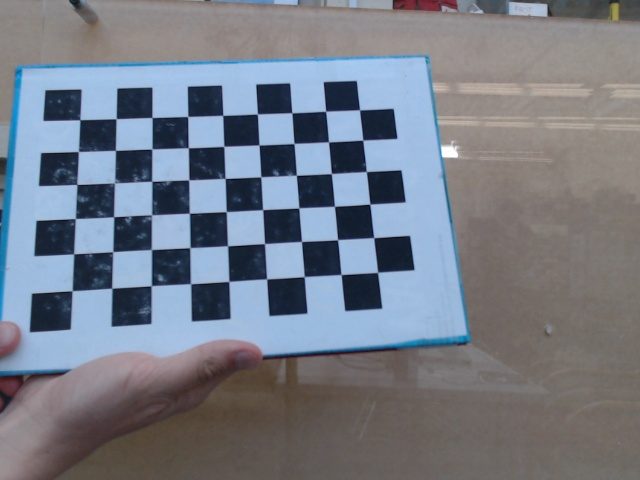
#> input picture Dinamica.de.Robots/Practicas/Practica1/PsocRos/ros-spine-control/src/opencv_work/scripts/frame1.jpg, 640 x 480 px
$ python fisheye.py frame1.jpg   (Python 2 division)
#> lines starting #> are read from the running program, lines starting #| are printed output that depends on the picture; long printed decimals are rounded
#!/usr/bin/python2.7

# fisheye.py
# Program to determine the required K and D matrices for cv2.fisheye function,
# using a collection of previously supplied checkerboard images captured from fisheye_img_cap.py,
# and then undistort the web cam video using those matrices
# Source: https://medium.com/@kennethjiang/calibrate-fisheye-lens-using-opencv-333b05afa0b0

# NOTE: Calibration images must be in the same folder as the fisheye.py program

import cv2
import numpy as np
import os
import glob
import rospy
import sys
import random
import imutils


# checkerboard image dimensions per above reference
CHECKERBOARD = (6, 9)
DIM = (640, 480)
# video source: 0=laptop webcam,1=external usb camera
VID = 1
PIX_W = 1500


def calibrate():

    print('[START OF CALIBRATION]')

    subpix_criteria = (cv2.TERM_CRITERIA_EPS + cv2.TERM_CRITERIA_MAX_ITER, 30, 0.1)

    # prepare object points, like (0,0,0), (1,0,0), (2,0,0) ....,(6,5,0)
    objp = np.zeros((1, CHECKERBOARD[0] * CHECKERBOARD[1], 3), np.float32)
    objp[0, :, :2] = np.mgrid[0:CHECKERBOARD[0], 0:CHECKERBOARD[1]].T.reshape(-1, 2)
    _img_shape = None
    objpoints = []  # 3d point in real world space
    imgpoints = []  # 2d points in image plane.

    # images = glob.glob('*.jpg')
    images = glob.glob(os.path.dirname(os.path.abspath(__file__)) + '/*.jpg')

    for fname in images:
        # print fname
        img = cv2.imread(fname)
#> img is the input picture: shape (480, 640, 3); mean B, G, R 134.6, 123.6, 117.8
        # print type(fname)
        if _img_shape == None:
            _img_shape = img.shape[:2]
        else:
            assert _img_shape == img.shape[:2], "All images must share the same size."
        gray = cv2.cvtColor(img, cv2.COLOR_BGR2GRAY)
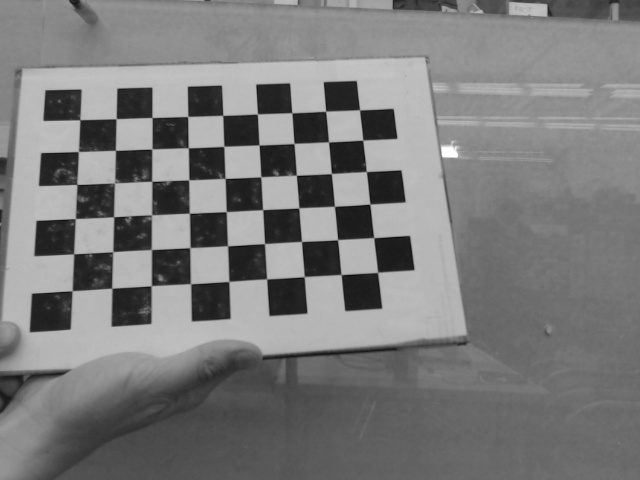
#> gray: shape (480, 640); min 9, max 255, mean 123.1
        # Find the chess board corners
        ret, corners = cv2.findChessboardCorners(gray, CHECKERBOARD,
                                                 cv2.CALIB_CB_ADAPTIVE_THRESH +
                                                 cv2.CALIB_CB_FAST_CHECK +
                                                 cv2.CALIB_CB_NORMALIZE_IMAGE)
#> ret = True; corners = 54 rows, first 8: [72.03, 290.9], [73.71, 253.9], [75.36, 218.5], [77.02, 184.5], [78.28, 151.6], [79.91, 119.8], [111.8, 288.3], [112.8, 251.6]

        # If found, add object points, image points (after refining them)
        if ret == True:
            objpoints.append(objp)
            cv2.cornerSubPix(gray, corners, (3, 3), (-1, -1), subpix_criteria)
            imgpoints.append(corners)
#> pass 2 of the loop in calibrate, `for fname in images:`:
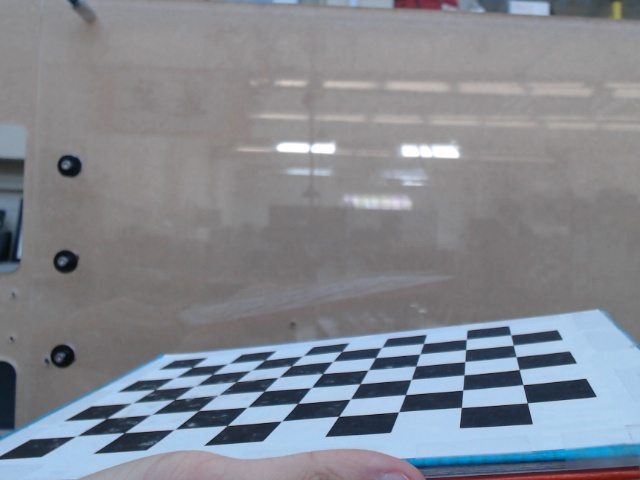
#> input picture Dinamica.de.Robots/Practicas/Practica1/PsocRos/ros-spine-control/src/opencv_work/scripts/frame10.jpg, 640 x 480 px
#> in calibrate, img is the input picture: shape (480, 640, 3); mean B, G, R 144.4, 136.3, 131.6
#> in calibrate, `gray = cv2.cvtColor(img, cv2.COLOR_BGR2GRAY)`:
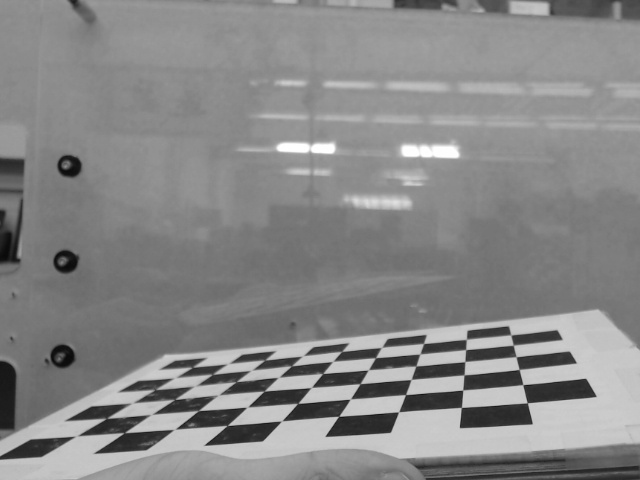
#> gray: shape (480, 640); min 9, max 255, mean 135.9
#> in calibrate, `ret, corners = cv2.findChessboardCorners(gray, CHECKERBOARD, cv2.CALIB..`: ret = False; corners = None

    N_OK = len(objpoints)
    K = np.zeros((3, 3))
    D = np.zeros((5, 1))
    rvecs = [np.zeros((1, 1, 3), dtype=np.float64) for i in range(N_OK)]
    tvecs = [np.zeros((1, 1, 3), dtype=np.float64) for i in range(N_OK)]
    ret, K, D, rvecs, tvecs = cv2.calibrateCamera(objpoints, imgpoints, gray.shape[::-1], None, None)
#> ret = 0.176; K = [[593.5, 0, 321.9], [0, 597.7, 267.1], [0, 0, 1]]; D = [[0.188, -0.767, -0.00308, 0.00644, 1.39]]; rvecs = ([-0.2, -0.314, -1.63],); tvecs = ([-6.45, 0.609, 15.44],)

    print("Found " + str(N_OK) + " valid images for calibration")
    print("DIM=" + str(_img_shape[::-1]))
#| DIM=(640, 480)
    print("K = np.array(" + str(K.tolist()) + ")")
#| K = np.array([[593.460, 0.0, 321.886], [0.0, 597.730, 267.108], [0.0, 0.0, 1.0]])
    print("D = np.array(" + str(D.tolist()) + ")")
#| D = np.array([[0.1879, -0.7674, -0.00308, 0.006441, 1.391]])

    mean_error = 0
    for i in xrange(len(objpoints)):
        imgpoints2, _ = cv2.projectPoints(objpoints[i], rvecs[i], tvecs[i], K, D)
        error = cv2.norm(imgpoints[i], imgpoints2, cv2.NORM_L2) / len(imgpoints2)
        mean_error += error
#> this loop made 1 pass
#> (error, mean_error) on pass 1: (0.024, 0.024)
#> after the loop, mean_error = 0.024
    print("total error: {}".format(mean_error / len(objpoints)))
#| total error: 0.02399
    print('[CALIBRATION COMPLETE]')

    return{'D': D, 'K': K}


def undistort(K, D, frame):

    # # TESTING: taken out when integrated into main tracking program
    # vs = cv2.VideoCapture(VID)

    # while not rospy.is_shutdown():

        # # TESTING: read current web cam frame
        # img = vs.read()[1]

    h, w = frame.shape[:2]
    newcameramtx, roi = cv2.getOptimalNewCameraMatrix(K, D, (w, h), 1, (w, h))

    # undistort
    dst = cv2.undistort(frame, K, D, None, newcameramtx)

    # [17 lines of commented-out code are left out]

    return(dst)


def test(K, D):
    # test function to re-distort and then un-distort the re-distorted image

    vs = cv2.VideoCapture(VID)

    # generate new distortion matrix
    D_dist = np.zeros((5, 1))
    for i in range(len(D)):
        D_dist[i] = random.random()

    while not rospy.is_shutdown():

        # read current web cam frame
        img = vs.read()[1]
        h, w = img.shape[:2]

        newcameramtx_dist, roi = cv2.getOptimalNewCameraMatrix(K, D_dist, (w, h), 1, (w, h))

        # distort input image with random D matrix
        dst = cv2.undistort(img, K, D_dist, None, newcameramtx_dist)

        # caluclate new K and D matrices for distorted image
        subpix_criteria = (cv2.TERM_CRITERIA_EPS + cv2.TERM_CRITERIA_MAX_ITER, 30, 0.1)

        # prepare object points, like (0,0,0), (1,0,0), (2,0,0) ....,(6,5,0)
        objp_dst = np.zeros((1, CHECKERBOARD[0] * CHECKERBOARD[1], 3), np.float32)
        objp_dst[0, :, :2] = np.mgrid[0:CHECKERBOARD[0], 0:CHECKERBOARD[1]].T.reshape(-1, 2)
        _img_shape = None
        objpoints_dst = []  # 3d point in real world space
        imgpoints_dst = []  # 2d points in image plane.

        gray_dst = cv2.cvtColor(dst, cv2.COLOR_BGR2GRAY)
        # Find the chess board corners
        ret_dst, corners_dst = cv2.findChessboardCorners(gray_dst, CHECKERBOARD,
                                                         cv2.CALIB_CB_ADAPTIVE_THRESH +
                                                         cv2.CALIB_CB_FAST_CHECK +
                                                         cv2.CALIB_CB_NORMALIZE_IMAGE)

        # If found, add object points, image points (after refining them)
        if ret_dst == True:
            objpoints_dst.append(objp_dst)
            cv2.cornerSubPix(gray_dst, corners_dst, (3, 3), (-1, -1), subpix_criteria)
            imgpoints_dst.append(corners_dst)

        K_dst = np.zeros((3, 3))
        D_dst = np.zeros((5, 1))
        print len(objpoints_dst)
        ret, K_dst, D_dst, rvecs, tvecs = cv2.calibrateCamera(objpoints_dst, imgpoints_dst, gray_dst.shape[::-1], None, None)

        # undistort input image using previously calculated K and D matrices
        newcameramtx, roi = cv2.getOptimalNewCameraMatrix(K, D, (w, h), 1, (w, h))
        img_fixed = cv2.undistort(img, K, D, None, newcameramtx)

        # undistort dst image using new calculated K_dst and D_dst matrices
        newcameramtx_dst, roi = cv2.getOptimalNewCameraMatrix(K_dst, D_dst, (w, h), 1, (w, h))
        dst_fixed = cv2.undistort(dst, K_dst, D_dst, None, newcameramtx_dst)

        # show before and after images
        cv2.imshow('original', img)
        cv2.imshow('original K and D', img_fixed)
        cv2.imshow('manually distorted dst image', dst)
        cv2.imshow('fixed dst image', dst_fixed)

        # reset keyboard interrupt
        key = cv2.waitKey(1) & 0xFF

        # if the "q" key is pressed, quit the program
        if key == ord("q"):

            # close all windows and end program
            vs.release()
            cv2.destroyAllWindows()
            print('[PROGRAM END]')
            sys.exit()


if __name__ == '__main__':
    try:
        calibration_data = calibrate()
#> calibration_data = {'D': [[0.188, -0.767, -0.00308, 0.00644, 1.39]], 'K': [[593.5, 0, 321.9], [0, 597.7, 267.1], [0, 0, 1]]}
        [K, D] = [calibration_data['K'], calibration_data['D']]
#> K = [[593.5, 0, 321.9], [0, 597.7, 267.1], [0, 0, 1]]; D = [[0.188, -0.767, -0.00308, 0.00644, 1.39]]
        if len(sys.argv) < 2:
            undistort(K, D)
        else:
#> (the run stopped early here; a loop or call above may not have finished)
